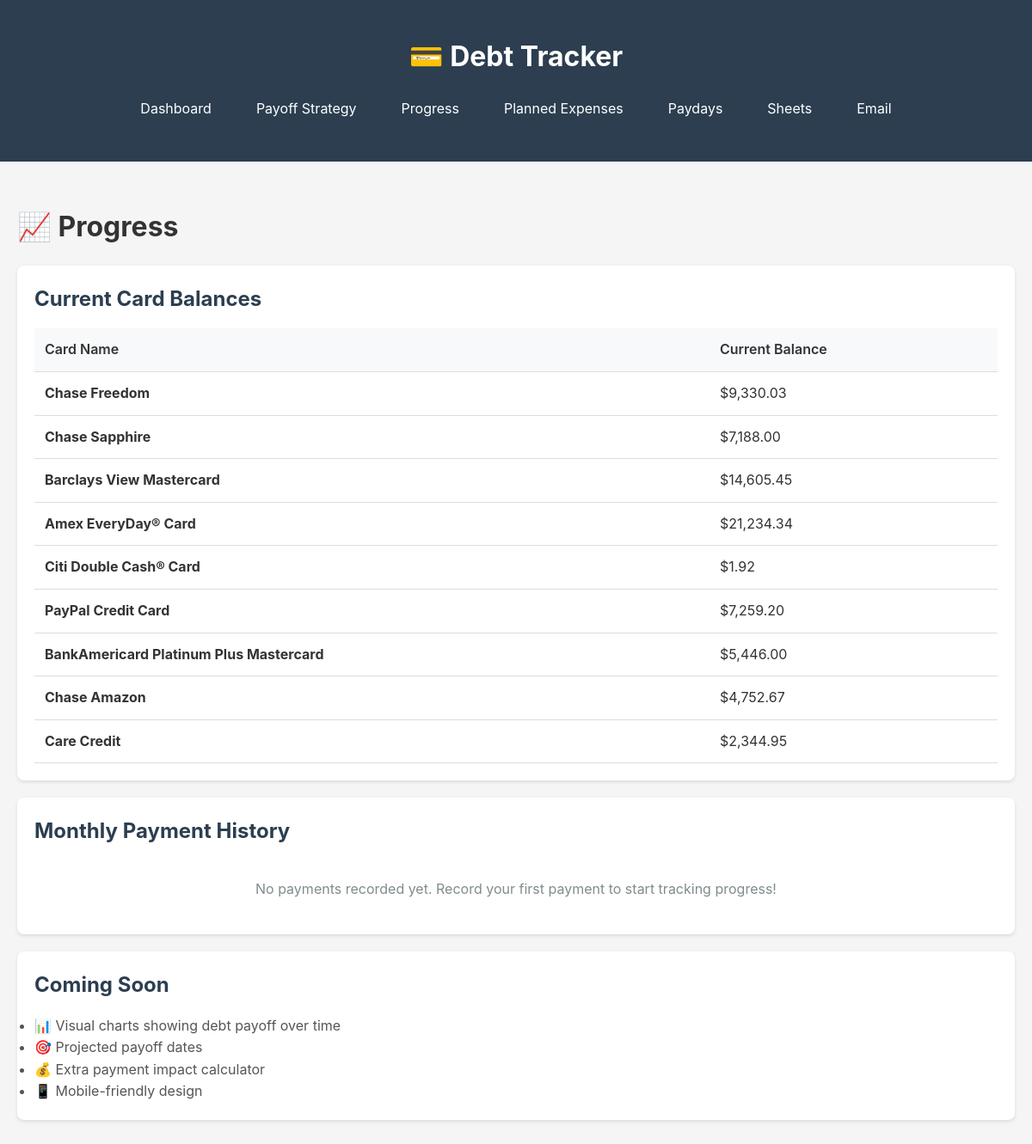
The page /progress (signed in) on the database its author committed.
### tables this page shows
CREATE TABLE cards (
            id INTEGER PRIMARY KEY AUTOINCREMENT,
            name TEXT NOT NULL,
            balance REAL NOT NULL,
            interest_rate REAL NOT NULL,
            minimum_payment REAL NOT NULL,
            created_at TIMESTAMP DEFAULT CURRENT_TIMESTAMP
        , due_day INTEGER DEFAULT 1, alert_threshold REAL DEFAULT 0, plaid_item_id TEXT, plaid_access_token TEXT, last_synced TIMESTAMP, credit_limit REAL, next_payment REAL DEFAULT 0, payment_type TEXT DEFAULT 'minimum');

### app.py (the view)
@app.route('/progress')
@login_required
def progress():
    conn = get_db()
    cursor = conn.cursor()
    cursor.execute('''
        SELECT strftime('%Y-%m', date) as month, SUM(amount) as total
        FROM payments
        GROUP BY strftime('%Y-%m', date)
        ORDER BY month DESC
        LIMIT 12
    ''')
    monthly_payments = cursor.fetchall()
    cursor.execute('SELECT name, balance FROM cards')
    cards = cursor.fetchall()
    conn.close()
    return render_template('progress.html', monthly_payments=monthly_payments, cards=cards)
    return render_template('progress.html', monthly_payments=monthly_payments, cards=cards)

### app.py (called while the page is built)
def login_required(f):
    from functools import wraps
    @wraps(f)
    def decorated_function(*args, **kwargs):
        if 'logged_in' not in session:
            return redirect(url_for('login'))
        return f(*args, **kwargs)
    return decorated_function

@app.template_filter('currency')
def currency_filter(value):
    if value is None:
        return "$0.00"
    try:
        return "${:,.2f}".format(float(value))
    except:
        return "$0.00"

def get_db():
    conn = sqlite3.connect(DATABASE)
    conn.row_factory = sqlite3.Row
    return conn

### templates/progress.html (shortened to what this page needs)
{% extends "base.html" %}
{% block content %}
<h1 style="margin-bottom: 20px;">📈 Progress</h1>
<div class="card">
    <h2>Current Card Balances</h2>
    {% if cards %}
    <div class="table-wrapper">
    <table>
        <thead>
            <tr>
                <th>Card Name</th>
                <th>Current Balance</th>
            </tr>
        </thead>
        <tbody>
            {% for card in cards %}
            <tr>
                <td><strong>{{ card.name }}</strong></td>
                <td>{{ card.balance|currency }}</td>
            </tr>
            {% endfor %}
        </tbody>
    </table>
    </div>
    {% else %}
    <p style="color: #7f8c8d; text-align: center; padding: 20px;">
        No cards added yet.
    </p>
    {% endif %}
</div>
<div class="card">
    <h2>Monthly Payment History</h2>
    {% if monthly_payments %}
    <div class="table-wrapper">
    <table>
        <thead>
            <tr>
                <th>Month</th>
                <th>Total Paid</th>
            </tr>
        </thead>
        <tbody>
            {% for month in monthly_payments %}
            <tr>
                <td>{{ month.month }}</td>
                <td style="color: #27ae60;">{{ month.total|currency }}</td>
            </tr>
            {% endfor %}
        </tbody>
    </table>
    </div>
    {% else %}
    <p style="color: #7f8c8d; text-align: center; padding: 20px;">
        No payments recorded yet. Record your first payment to start tracking progress!
    </p>
    {% endif %}
</div>
<div class="card">
    <h2>Coming Soon</h2>
    <ul style="color: #555;">
        <li>📊 Visual charts showing debt payoff over time</li>
        <li>🎯 Projected payoff dates</li>
        <li>💰 Extra payment impact calculator</li>
        <li>📱 Mobile-friendly design</li>
    </ul>
</div>
{% endblock %}

### templates/base.html (style rules this page uses)
* { margin: 0; padding: 0; box-sizing: border-box; }
body { font-family: -apple-system, BlinkMacSystemFont, 'Segoe UI', Roboto, Oxygen, Ubuntu, sans-serif; background: #f5f5f5; color: #333; line-height: 1.6; }
.card { background: white; border-radius: 8px; padding: 20px; margin-bottom: 20px; box-shadow: 0 2px 4px rgba(0,0,0,0.1); }
.card h2 { margin-bottom: 15px; color: #2c3e50; }
table { width: 100%; border-collapse: collapse; margin-top: 15px; }
th, td { padding: 12px; text-align: left; border-bottom: 1px solid #ddd; }
th { background: #f8f9fa; font-weight: 600; }

### rows shown on the page
cards: name "Chase Freedom", balance "$9,330.03"
cards: name "Chase Sapphire", balance "$7,188.00"
cards: name "Barclays View Mastercard", balance "$14,605.45"
cards: name "Amex EveryDay® Card", balance "$21,234.34"
cards: name "Citi Double Cash® Card", balance "$1.92"
cards: name "PayPal Credit Card", balance "$7,259.20"
cards: name "BankAmericard Platinum Plus Mastercard", balance "$5,446.00"
cards: name "Chase Amazon", balance "$4,752.67"
cards: name "Care Credit", balance "$2,344.95"
